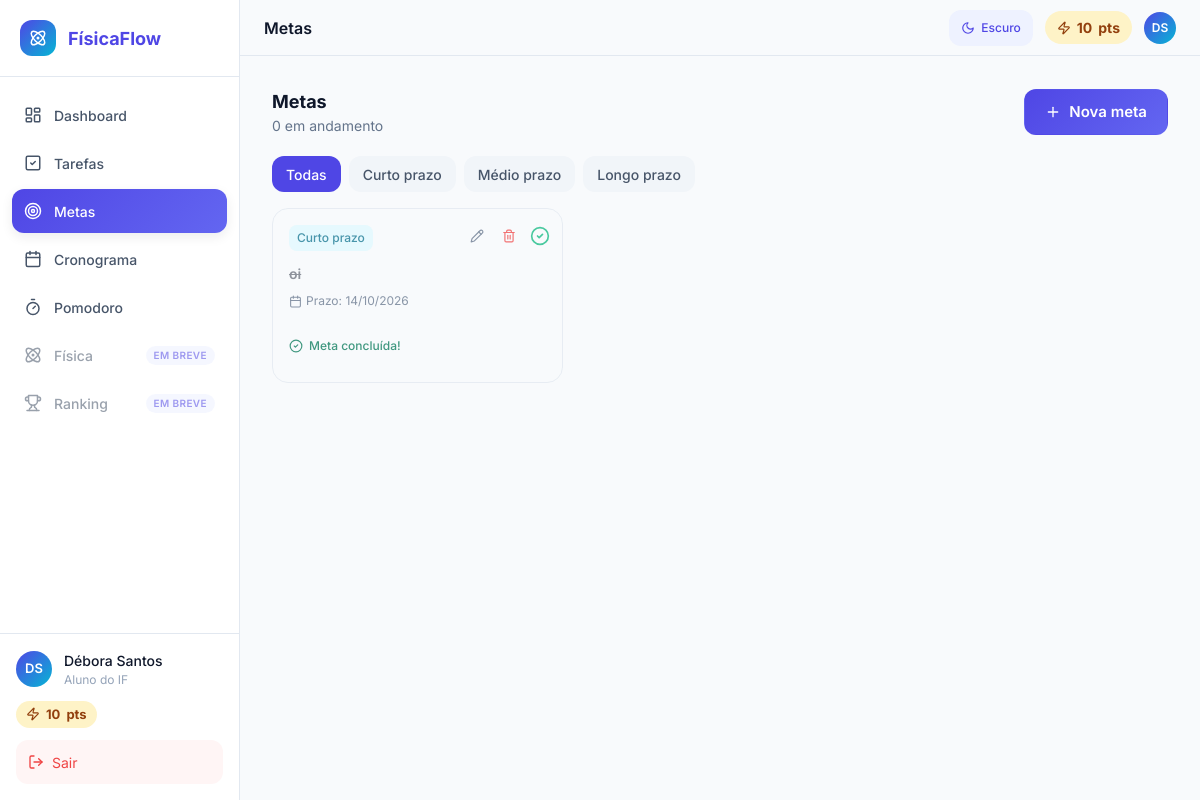
The app's page /metas (signed in) with its own data.
### app/models/student.py (models this page shows, shortened)
class Student(UserMixin, db.Model):
    id = db.Column(db.Integer, primary_key=True)
    name = db.Column(db.String(128), index=True, nullable=False)
    email = db.Column(db.String(128), index=True, unique=True, nullable=False)
    password_hash = db.Column(db.String(256), nullable=False)
    matricula_suap = db.Column(db.String(32), index=True, unique=True, nullable=True)
    is_if = db.Column(db.Boolean, default=False, nullable=False)
    team_id = db.Column(db.Integer, db.ForeignKey('team.id'), nullable=True)
    def get_id(self):
        return f"student:{self.id}"

### app/models/goal.py (models this page shows, shortened)
class Goal(db.Model):
    TIPOS = {"curto": "Curto prazo", "medio": "Médio prazo", "longo": "Longo prazo"}
    STATUS = {"pendente": "Pendente", "concluida": "Concluída"}
    id = db.Column(db.Integer, primary_key=True)
    title = db.Column(db.String(120), nullable=False)
    type = db.Column(db.String(10), nullable=False, default="curto")
    due_date = db.Column(db.Date, nullable=False)
    status = db.Column(db.String(20), nullable=False, default="pendente")
    created_at = db.Column(db.DateTime, nullable=False, default=datetime.utcnow)
    completed_at = db.Column(db.DateTime, nullable=True)
    student_id = db.Column(
        db.Integer, db.ForeignKey("student.id"), nullable=False, index=True
    )
    student = db.relationship(
        "Student",
        backref=db.backref("goals", lazy="dynamic", cascade="all, delete-orphan"),
    )
    @property
    def is_done(self):
        return self.status == "concluida"
    @property
    def is_overdue(self):
        return not self.is_done and self.due_date < date.today()
    @property
    def type_label(self):
        return self.TIPOS.get(self.type, self.type)
    def to_dict(self):
        return {
            "id": self.id,
            "title": self.title,
            "type": self.type,
            "due_date": self.due_date.isoformat(),
            "status": self.status,
            "is_overdue": self.is_overdue,
        }

### app/routes.py (the view)
@app.route("/metas")
@student_required
def metas():
    return render_template(
        "goals/index.html",
        goals=GoalService.listar(current_user.id),
        counts=GoalService.contar(current_user.id),
        tipos=Goal.TIPOS,
    )

### app/__init__.py (called while the page is built)
@login_manager.user_loader
def load_user(id_composto):
    from app.services.StudentService import StudentService
    from app.services.ProfessorService import ProfessorService
    try:
        tipo, id_puro = id_composto.split(":", 1)
    except ValueError:
        return None
    if tipo == "student":
        return StudentService.buscar_por_id(int(id_puro))
    if tipo == "professor":
        return ProfessorService.buscar_por_id(int(id_puro))
    return None

### app/routes.py (called while the page is built)
@app.context_processor
def injetar_pontos():
    usuario = current_user._get_current_object() if current_user else None
    if isinstance(usuario, Student):
        return {"pontos_total": PointsService.total(usuario.id)}
    return {"pontos_total": 0}

### app/services/GoalService.py (called while the page is built)
    @staticmethod
    def listar(student_id):
        return (
            Goal.query.filter_by(student_id=student_id)
            .order_by(Goal.status == "concluida", Goal.due_date, Goal.id)
            .all()
        )

    @staticmethod
    def contar(student_id):
        metas = Goal.query.filter_by(student_id=student_id).all()
        concluidas = sum(1 for m in metas if m.is_done)
        return {
            "todas": len(metas),
            "abertas": len(metas) - concluidas,
            "concluidas": concluidas,
        }

### app/services/PointsService.py (called while the page is built)
    @staticmethod
    def total(student_id):
        soma = (
            db.session.query(func.coalesce(func.sum(PointTransaction.amount), 0))
            .filter(PointTransaction.student_id == student_id)
            .scalar()
        )
        return int(soma)

### app/services/StudentService.py (called while the page is built)
    @staticmethod
    def buscar_por_id(id):
        return Student.query.get(id)

### app/templates/goals/index.html (shortened to what this page needs)
{% extends "layouts/app_base.html" %}
{% from "components/macros.html" import icon %}
{% block page_title %}Metas{% endblock %}
{% block content %}
<div class="animate-fadeIn" data-goals-page>
  <div class="page-header">
    <div>
      <h2 class="page-title">Metas</h2>
      <p class="page-sub"><span data-count="abertas">{{ counts.abertas }}</span> em andamento</p>
    </div>
    <button type="button" class="btn btn-primary" data-action="new">
      {{ icon('plus', 16) }} Nova meta
    </button>
  </div>
  <div class="chips" role="group" aria-label="Filtrar por tipo">
    <button type="button" class="chip-btn is-active" data-filter="todas" aria-pressed="true">Todas</button>
    {% for codigo, rotulo in tipos.items() %}
    <button type="button" class="chip-btn" data-filter="{{ codigo }}" aria-pressed="false">{{ rotulo }}</button>
    {% endfor %}
  </div>
  <div class="goal-grid" data-goal-list>
    {% for g in goals %}
      {% include "goals/_goal_card.html" %}
    {% endfor %}
  </div>
</div>
{% endblock %}

### app/templates/layouts/app_base.html (shortened to what this page needs)
{% extends "base.html" %}
{% from "components/macros.html" import icon, flash_toasts %}
{% set nav_items = [
  ('index',      'layout-dashboard', 'Dashboard'),
  ('tarefas',    'check-square',     'Tarefas'),
  ('metas',      'target',           'Metas'),
  ('cronograma', 'calendar',         'Cronograma'),
  ('pomodoro',   'timer',            'Pomodoro'),
  (None,         'atom',             'Física'),
  (None,         'trophy',           'Ranking'),
] %}
{% set partes = current_user.name.split() %}
{% set iniciais = (partes[0][0] ~ (partes[-1][0] if partes|length > 1 else ''))|upper %}
{% set pontos = pontos_total|default(0) %}
{% if 'professor' in current_user.get_id() %}
  {% set papel = 'Professor' %}
{% elif current_user.is_if %}
  {% set papel = 'Aluno do IF' %}
{% else %}
  {% set papel = 'Estudante' %}
{% endif %}
{% block body %}
<div class="app">
  <aside class="sidebar" data-sidebar>
    <div class="brand">
      <a class="brand-link" href="{{ url_for('index') }}">
        <span class="brand-mark">{{ icon('atom', 18) }}</span>
        <span class="brand-name">FísicaFlow</span>
      </a>
    </div>
    <nav class="nav" aria-label="Menu principal">
      {% for endpoint, icone, rotulo in nav_items %}
        {% if endpoint %}
          <a class="nav-item{% if request.endpoint == endpoint %} is-active{% endif %}"
             href="{{ url_for(endpoint) }}"
             {% if request.endpoint == endpoint %}aria-current="page"{% endif %}>
            {{ icon(icone, 18) }} {{ rotulo }}
          </a>
        {% else %}
          <span class="nav-item is-disabled" aria-disabled="true">
            {{ icon(icone, 18) }} {{ rotulo }} <span class="nav-soon">em breve</span>
          </span>
        {% endif %}
      {% endfor %}
    </nav>
    <div class="sidebar-footer">
      <div class="user">
        <div class="avatar">{{ iniciais }}</div>
        <div class="user-info">
          <div class="user-name">{{ current_user.name }}</div>
          <div class="user-role">{{ papel }}</div>
        </div>
      </div>
      <div class="points-badge points-badge-side" title="Seus pontos">{{ icon('zap', 14) }} <span data-points>{{ pontos }}</span> pts</div>
      <a class="logout" href="{{ url_for('logout') }}">{{ icon('log-out', 16) }} Sair</a>
    </div>
  </aside>
  <div class="app-main">
    <header class="topbar">
      <h1 class="topbar-title">{% block page_title %}Dashboard{% endblock %}</h1>
      <div class="topbar-actions">
        <button type="button" class="theme-toggle" data-theme-toggle>
          <span class="to-dark">{{ icon('moon', 14) }} Escuro</span>
        </button>
        <div class="points-badge points-badge-top" title="Seus pontos">{{ icon('zap', 14) }} <span data-points>{{ pontos }}</span> pts</div>
        <div class="avatar avatar-sm" title="{{ current_user.name }}">{{ iniciais }}</div>
      </div>
    </header>
    <main class="app-content">
      {% block content %}{% endblock %}
    </main>
  </div>
</div>
{% endblock %}

### app/templates/components/macros.html (shortened to what this page needs)
{% macro icon(name, size=18, class="") -%}
<svg class="icon {{ class }}" xmlns="http://www.w3.org/2000/svg" width="{{ size }}" height="{{ size }}" viewBox="0 0 24 24" fill="none" stroke="currentColor" stroke-width="2" stroke-linecap="round" stroke-linejoin="round" aria-hidden="true" focusable="false">{{ paths[name]|safe }}</svg>
{%- endmacro %}

### app/templates/base.html (shortened to what this page needs)
<!DOCTYPE html>
<html lang="pt-BR">
<head>
  <link rel="stylesheet" href="{{ url_for('static', filename='css/style.css') }}">
</head>
<body>
  {% block body %}{% endblock %}
</body>
</html>

### app/templates/goals/_goal_card.html
{% from "components/macros.html" import icon %}
<article class="goal goal-{{ g.type }}{% if g.is_done %} is-done{% endif %}"
         data-goal-card data-id="{{ g.id }}" data-type="{{ g.type }}"
         data-status="{{ g.status }}" data-due="{{ g.due_date.isoformat() }}"
         data-goal='{{ g.to_dict()|tojson }}'>
  <div class="goal-top">
    <span class="goal-tag">{{ g.type_label }}</span>
    <div class="goal-top-actions">
      <button type="button" class="icon-btn icon-btn-sm" data-action="edit" aria-label="Editar meta: {{ g.title }}">{{ icon('pencil', 14) }}</button>
      <button type="button" class="icon-btn icon-btn-sm icon-btn-danger" data-action="delete" aria-label="Excluir meta: {{ g.title }}">{{ icon('trash', 14) }}</button>
      <span class="goal-state{% if g.is_done %} is-done{% endif %}">
        {% if g.is_done %}{{ icon('check-circle', 20) }}{% else %}{{ icon('circle', 20) }}{% endif %}
      </span>
    </div>
  </div>
  <h3 class="goal-title">{{ g.title }}</h3>
  <p class="goal-due{% if g.is_overdue %} is-overdue{% endif %}">
    {{ icon('calendar', 13) }} Prazo: {{ g.due_date.strftime('%d/%m/%Y') }}{% if g.is_overdue %} · atrasada{% endif %}
  </p>
  {% if g.is_done %}
    <div class="goal-done">{{ icon('check-circle', 14) }} Meta concluída!</div>
  {% else %}
    <button type="button" class="goal-complete" data-action="complete">
      {{ icon('sparkles', 14) }} Concluir meta
    </button>
  {% endif %}
</article>

### records on screen
Student: name "Débora Santos"
Goal: type_label "Curto prazo", {{ size }} 14 (drawn), title "oi", due_date "14/10/2026"

### other values on screen
{{ rotulo }} "Dashboard" "Tarefas" "Metas" "Cronograma" "Pomodoro"
{{ rotulo }} "Física" "Ranking"
{{ iniciais }} "DS"
{{ papel }} "Aluno do IF"
{{ pontos }} "10"
{{ counts.abertas }} "0"
{{ rotulo }} "Curto prazo" "Médio prazo" "Longo prazo"
